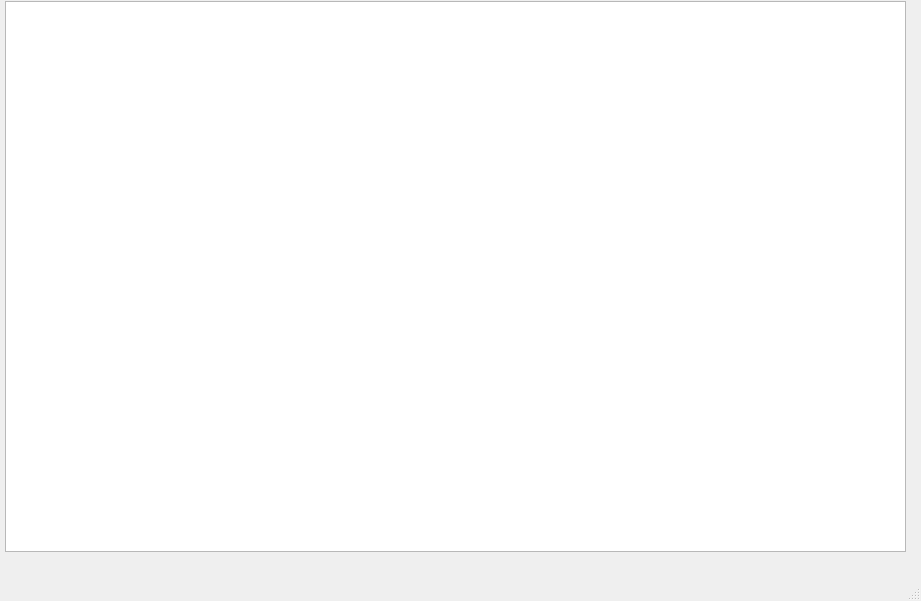
<?xml version="1.0" encoding="UTF-8"?>
<ui version="4.0">
 <class>MainWindow</class>
 <widget class="QMainWindow" name="MainWindow">
  <property name="geometry">
   <rect>
    <x>0</x>
    <y>0</y>
    <width>921</width>
    <height>601</height>
   </rect>
  </property>
  <property name="windowTitle">
   <string>MainWindow</string>
  </property>
  <widget class="QWidget" name="centralwidget">
   <widget class="QGraphicsView" name="graphicsView">
    <property name="geometry">
     <rect>
      <x>5</x>
      <y>1</y>
      <width>901</width>
      <height>551</height>
     </rect>
    </property>
   </widget>
  </widget>
  <widget class="QMenuBar" name="menubar">
   <property name="geometry">
    <rect>
     <x>0</x>
     <y>0</y>
     <width>921</width>
     <height>21</height>
    </rect>
   </property>
  </widget>
  <widget class="QStatusBar" name="statusbar"/>
 </widget>
 <resources/>
 <connections/>
</ui>
